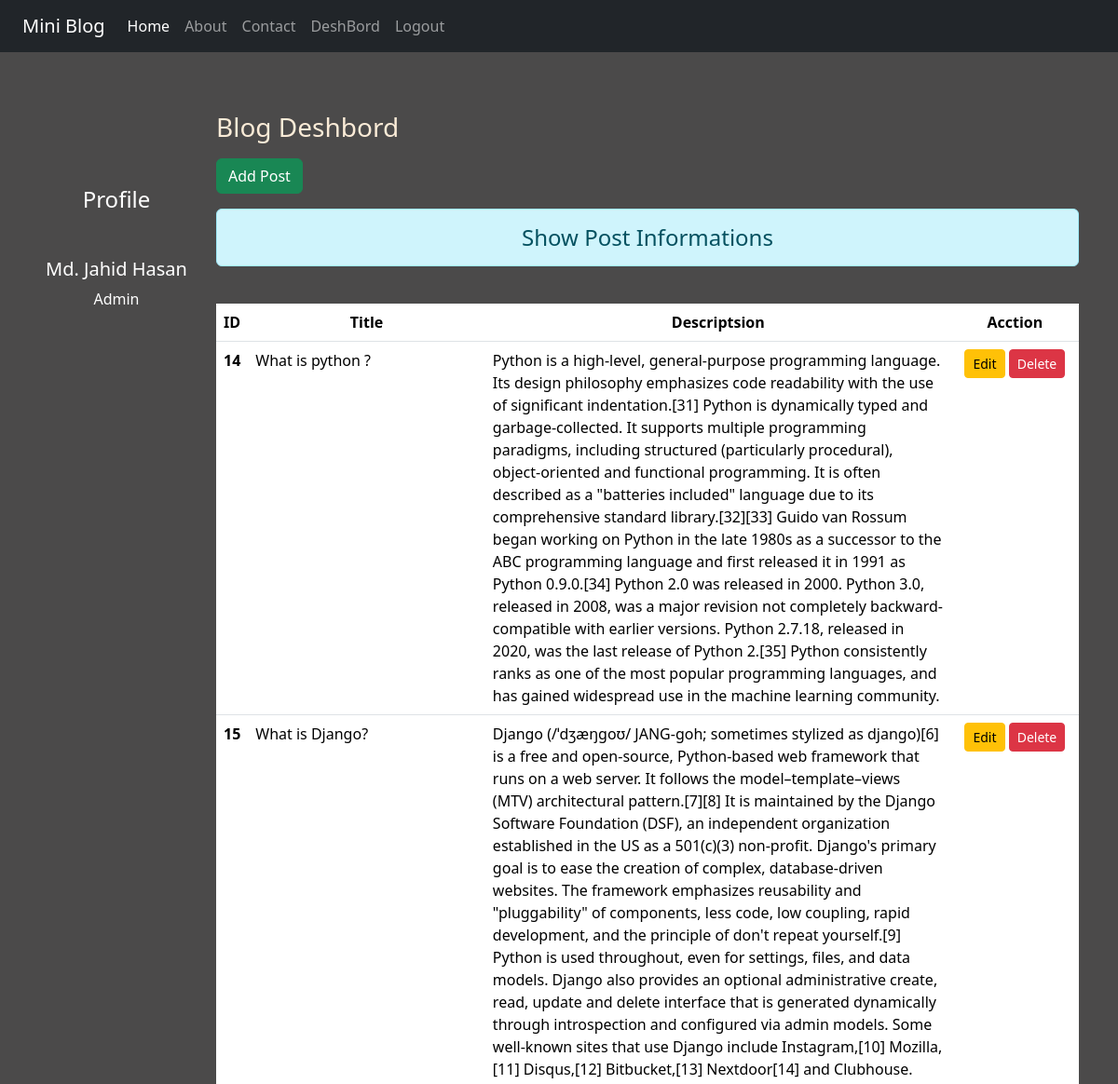
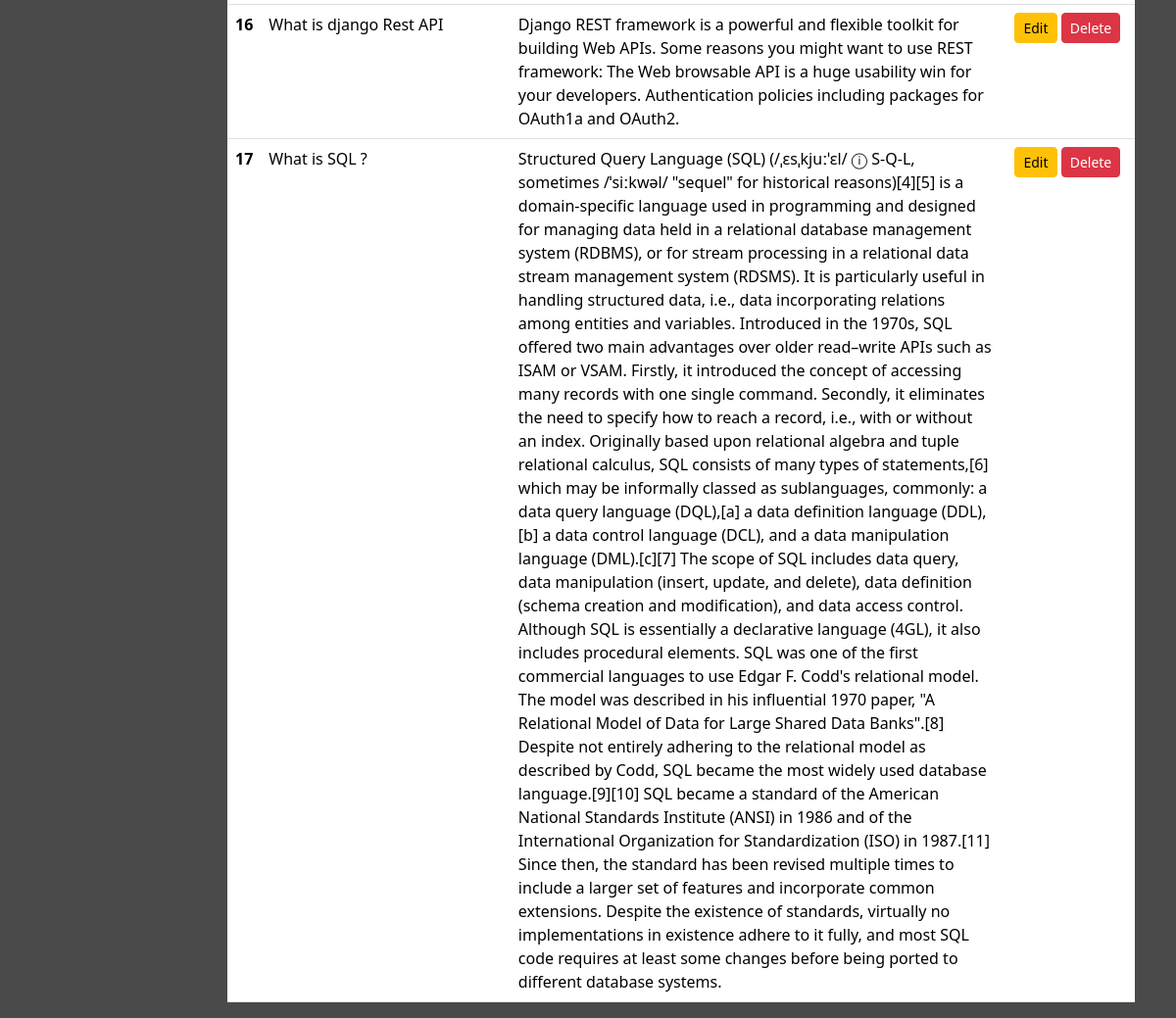
/deshbord/ (signed in), run on the app's committed database (2 pictures, top to bottom).
### blogapp/models.py (models this page shows)
class Post(models.Model):
    title = models.CharField(max_length=200)
    description = models.TextField()

### blogapp/views.py (the view)
# urls.py: path('deshbord/', views.deshbord, name='deshbord'),
def deshbord(request):
    if request.user.is_authenticated:
        posts = Post.objects.all()
        user = request.user
        full_name = user.get_full_name()
        gps = user.groups.all()
        return render(request, 'blogapp/deshbord.html',{'posts':posts,'name':full_name,'group':gps})
    else:
        return HttpResponseRedirect('/login/')

### blogapp/templates/blogapp/deshbord.html (shortened to what this page needs)
{% extends "blogapp/base.html" %}
{% load static %}
        {% block side %}
        <div class="col-sm-2 text-white my-5 text-center ">
            <h4 class= 'my-5'>Profile</h4>
            <h5>{{name}}</h5>
            {% for gp in group %}
            {{gp.name}}
            {% endfor %}
        </div>
        {% endblock side %}
{% block content %}
<div class="col-sm-10">
    <h3 class="my-3">Blog Deshbord</h3>
    <a href="{% url 'addpost' %}" class="btn btn-success">Add Post</a>
    <h4 class="text-center alert alert-info mt-3">Show Post Informations</h4>
    {% if posts %}
    <table class="table">
        <thead>
          <tr class="text-center">
            <th scope="col" style="width: 2%">ID</th>
            <th scope="col" style="width: 28%">Title</th>
            <th scope="col" style="width: 55%">Descriptsion</th>
            <th scope="col" style="width: 15%">Acction</th>
          </tr>
        </thead>
        <tbody>
            {% for post in posts %}
            <tr>
                <th scope="row">{{post.id}}</th>
                <td>{{post.title}}</td>
                <td>{{post.description}}</td>
                <td class= 'text-center'>
                    <a href="{% url 'editpost' post.id %}" class= 'btn btn-warning btn-sm'>Edit</a>
                    {% if perms.blogapp.delete_post %}
                    <form action="{% url 'deletepost' post.id %}" class='d-inline' method="post">
                        <input type="submit" class= 'btn btn-danger btn-sm' value="Delete">
                    </form>
                    {% endif %}
                </td>
            </tr>
            {% endfor %} <br>
        </tbody>
    </table>
    {% else %}
    <h3 class= 'alert alert-danger text-center'>Empty Post</h3>
    {% endif %}
</div>
{% endblock content %}

### blogapp/static/blogapp/css/style.css (style rules this page uses)
body { background-color: rgb(75, 74, 74); color: antiquewhite; }

### data on the page
Post: id "14", title "What is python ?", description "Python is a high-level, general-purpose programming language. Its design philosophy emphasizes code readability with the use of significant indentation.[31] Python is dynamically typed and garbage-collected. It supports multiple programming paradigms, including structured (particularly procedural), object-oriented and functional programming. It is often described as a \"batteries included\" language due to its comprehensive standard library.[32][33] Guido van Rossum began working on Python in the late 1980s as a successor to the ABC programming language and first released it in 1991 as Python 0.9.0.[34] Python 2.0 was released in 2000. Python 3.0, released in 2008, was a major revision not…"
Post: id "15", title "What is Django?", description "Django (/ˈdʒæŋɡoʊ/ JANG-goh; sometimes stylized as django)[6] is a free and open-source, Python-based web framework that runs on a web server. It follows the model–template–views (MTV) architectural pattern.[7][8] It is maintained by the Django Software Foundation (DSF), an independent organization established in the US as a 501(c)(3) non-profit. Django's primary goal is to ease the creation of complex, database-driven websites. The framework emphasizes reusability and \"pluggability\" of components, less code, low coupling, rapid development, and the principle of don't repeat yourself.[9] Python is used throughout, even for settings, files, and data models. Django also provides an optional…"
Post: id "16", title "What is django Rest API", description "Django REST framework is a powerful and flexible toolkit for building Web APIs. Some reasons you might want to use REST framework: The Web browsable API is a huge usability win for your developers. Authentication policies including packages for OAuth1a and OAuth2."
Post: id "17", title "What is SQL ?", description "Structured Query Language (SQL) (/ˌɛsˌkjuːˈɛl/ ⓘ S-Q-L, sometimes /ˈsiːkwəl/ \"sequel\" for historical reasons)[4][5] is a domain-specific language used in programming and designed for managing data held in a relational database management system (RDBMS), or for stream processing in a relational data stream management system (RDSMS). It is particularly useful in handling structured data, i.e., data incorporating relations among entities and variables. Introduced in the 1970s, SQL offered two main advantages over older read–write APIs such as ISAM or VSAM. Firstly, it introduced the concept of accessing many records with one single command. Secondly, it eliminates the need to specify how to…"

### other printed values
{{ name }} "Md. Jahid Hasan"
{{ gp.name }} "Admin"
